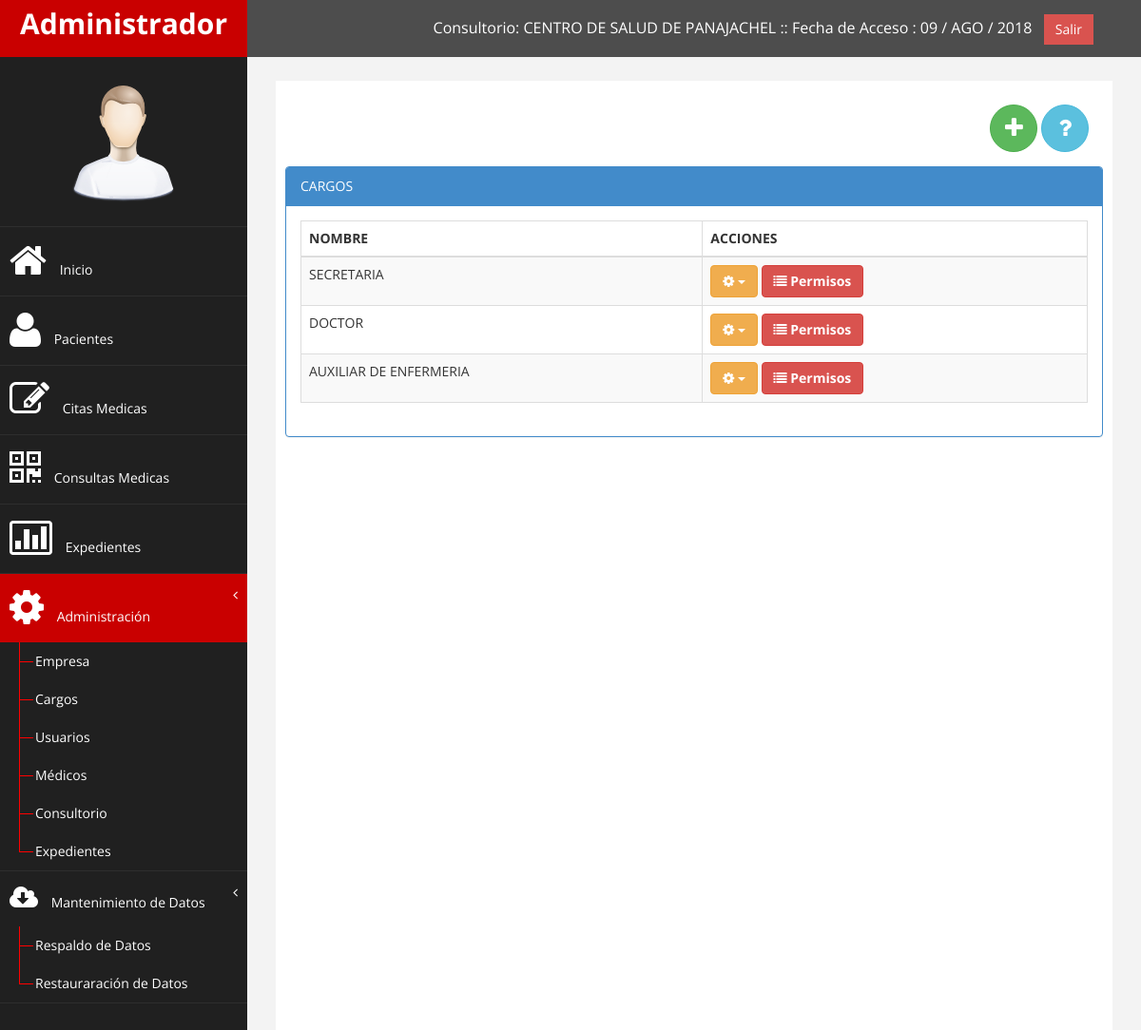
Screenshot of /modulos/cargos/index.php (signed in) with the database file from the repository.
### tables this page shows
CREATE TABLE IF NOT EXISTS `consultorios` (
  `id` int(11) NOT NULL AUTO_INCREMENT,
  `nombre` varchar(255) NOT NULL,
  `direccion` varchar(255) NOT NULL,
  `telefono` varchar(255) NOT NULL,
  `encargado` varchar(255) NOT NULL,
  `estado` varchar(255) NOT NULL,
  PRIMARY KEY (`id`)
);

CREATE TABLE IF NOT EXISTS `tipo_usuario` (
  `id` int(11) NOT NULL AUTO_INCREMENT,
  `nombre` varchar(255) NOT NULL,
  PRIMARY KEY (`id`)
);

### modulos/class_buscar.php (called while the page is built, shortened)
<?php
class Consultar_Deposito{
	private $fetch;
	function __construct($codigo){
		$this->consulta = mysql_query("SELECT * FROM consultorios WHERE id='$codigo'");
		$this->fetch = mysql_fetch_array($this->consulta);
	}
	function consultar($campo){
		return $this->fetch[$campo];
	}
}
?>

### modulos/funciones.php (called while the page is built, shortened)
<?php
	function fecha($fecha){
		$meses = array("ENE","FEB","MAR","ABR","MAY","JUN","JUL","AGO","SEP","OCT","NOV","DIC");
		$a=substr($fecha, 0, 4);
		$m=substr($fecha, 5, 2);
		$d=substr($fecha, 8);
		return $d." / ".$meses[$m-1]." / ".$a;
	}
	function permiso($usu,$id){
		$consulta=mysql_query("SELECT * FROM permisos WHERE usu='$usu' and permiso='$id' and estado='s'");
		if($v=mysql_fetch_array($consulta)){
			return TRUE;
		}else{
			return FALSE;
		}
	}
?>

### modulos/cargos/index.php (the view, shortened to what this page needs)
<?php
	include_once "class/class.php";
	include_once "../funciones.php";
	include_once "../class_buscar.php";
	$usu=$_SESSION['cod_user'];
	$pa=mysql_query("SELECT * FROM cajero WHERE usu='$usu'");
	while($row=mysql_fetch_array($pa)){
		$id_consultorio=$row['consultorio'];
		$oConsultorio=new Consultar_Deposito($id_consultorio);
		$nombre_Consultorio=$oConsultorio->consultar('nombre');
	}
?>
<!DOCTYPE html>
<html xmlns="http://www.w3.org/1999/xhtml">
<head>
    <link href="../../assets/css/bootstrap.css" rel="stylesheet" />
    <link href="../../assets/css/font-awesome.css" rel="stylesheet" />
    <link href="../../assets/css/custom.css" rel="stylesheet" />
    <link href="../../assets/js/dataTables/dataTables.bootstrap.css" rel="stylesheet" />
</head>
<body>
    <div id="wrapper">
        <nav class="navbar navbar-default navbar-cls-top " role="navigation" style="margin-bottom: 0">
            <div class="navbar-header">
                <a class="navbar-brand" href="../usuarios/perfil.php"><?php echo $_SESSION['user_name']; ?></a>
            </div>
  <div style="color: white;
padding: 15px 50px 5px 50px;
float: right;
font-size: 16px;">Consultorio: <?php echo $nombre_Consultorio; ?> :: Fecha de Acceso : <?php echo fecha(date('Y-m-d')); ?> &nbsp; <a href="../../php_cerrar.php" class="btn btn-danger square-btn-adjust">Salir</a> </div>
        </nav>
           <?php include_once "../../menu/m_departamento.php"; ?>
        <div id="page-wrapper" >
            <div id="page-inner">
                 <?php if(permiso($_SESSION['cod_user'],'4')==TRUE){ ?>
                 <div class="panel-body" align="right">
                            <button type="button" class="btn btn-success btn-circle" data-toggle="modal" data-target="#myModal"><i class="fa fa-plus fa-2x"></i>
                            </button>
                            <button type="button" class="btn btn-info btn-circle"><i class="fa fa-question fa-2x"></i>
                            </button>
                  </div>
            <div class="row">
                <div class="col-md-12">
                    <div class="panel panel-primary">
                        <div class="panel-heading">
                            CARGOS
                        </div>
                        <div class="panel-body">
                            <div class="table-responsive">
                                <table class="table table-striped table-bordered table-hover" id="dataTables-example">
									<thead>
                                        <tr>
                                            <th>NOMBRE</th>
                                            <th>ACCIONES</th>
                                        </tr>
                                    </thead>
                                    <tbody>
										<?php
											$sql=mysql_query("SELECT * FROM tipo_usuario");
											while($row=mysql_fetch_array($sql)){
												$nn=0;
												$url=$row['id'];
												if($nn==0){
													$color='btn  btn-danger';
												}else{
													$color='btn btn-success';
												}
										?>
                                        <tr class="odd gradeX">
                                            <td><?php echo $row[1]; ?></td>
                                            <td class="center">
											<div class="btn-group">
											  <button data-toggle="dropdown" class="btn btn-warning dropdown-toggle"><i class="fa fa-cog"></i> <span class="caret"></span></button>
											</div>
											<a href="admin_permiso.php?id=<?php echo $url; ?>"  class="<?php echo $color; ?>" title="Listado">
											<i class="fa fa-list" ></i><strong> Permisos</strong>
											</a>
											</td>
                                        </tr>
											<?php } ?>
                                    </tbody>
                                </table>
                            </div>
                        </div>
                    </div>
                </div>
            </div>
<?php }else{ echo mensajes("NO TIENES PERMISO PARA ENTRAR A ESTE FORMULARIO","rojo"); }?>
        </div>
    </div>
            </div>
</body>
</html>

### assets/css2/custom.css (style rules this page uses)
body { font-family: 'Open Sans', sans-serif; }
#wrapper { width: 100%; background:#202020; }
#page-wrapper { padding: 15px 15px; min-height: 600px; background:#F3F3F3; }
#page-inner { width:100%; margin:10px 20px 10px 0px; background-color:#fff!important; padding:10px; min-height:1200px; }
.square-btn-adjust { border: 0px solid transparent; -webkit-border-radius: 0px; -moz-border-radius: 0px; border-radius: 0px; }
.navbar-cls-top .navbar-brand { color: #fff; background: #C90000; width: 260px; text-align: center; height: 60px; font-size: 30px; font-weight: 700; }
.navbar-cls-top { background:#4D4D4D; border-bottom:none; }
.navbar-default { border:0px solid black; }
.navbar-header { background: #A70303; }
.btn-circle { width: 50px; height: 50px; padding: 6px 0; -webkit-border-radius: 25px; -moz-border-radius: 25px; border-radius: 25px; text-align: center; font-size: 12px; line-height: 1.428571429; }
@media (min-width:768px) { #page-wrapper { margin: 0 0 0 260px; padding: 15px 30px; min-height: 1200px; } }
@media (min-width:768px) { .navbar { border-radius: 0px; } }

### rows the page displays
consultorios: nombre "CENTRO DE SALUD DE PANAJACHEL"
tipo_usuario: nombre "SECRETARIA"
tipo_usuario: nombre "DOCTOR"
tipo_usuario: nombre "AUXILIAR DE ENFERMERIA"

### other values shown
$_SESSION['user_name'] "Administrador"
